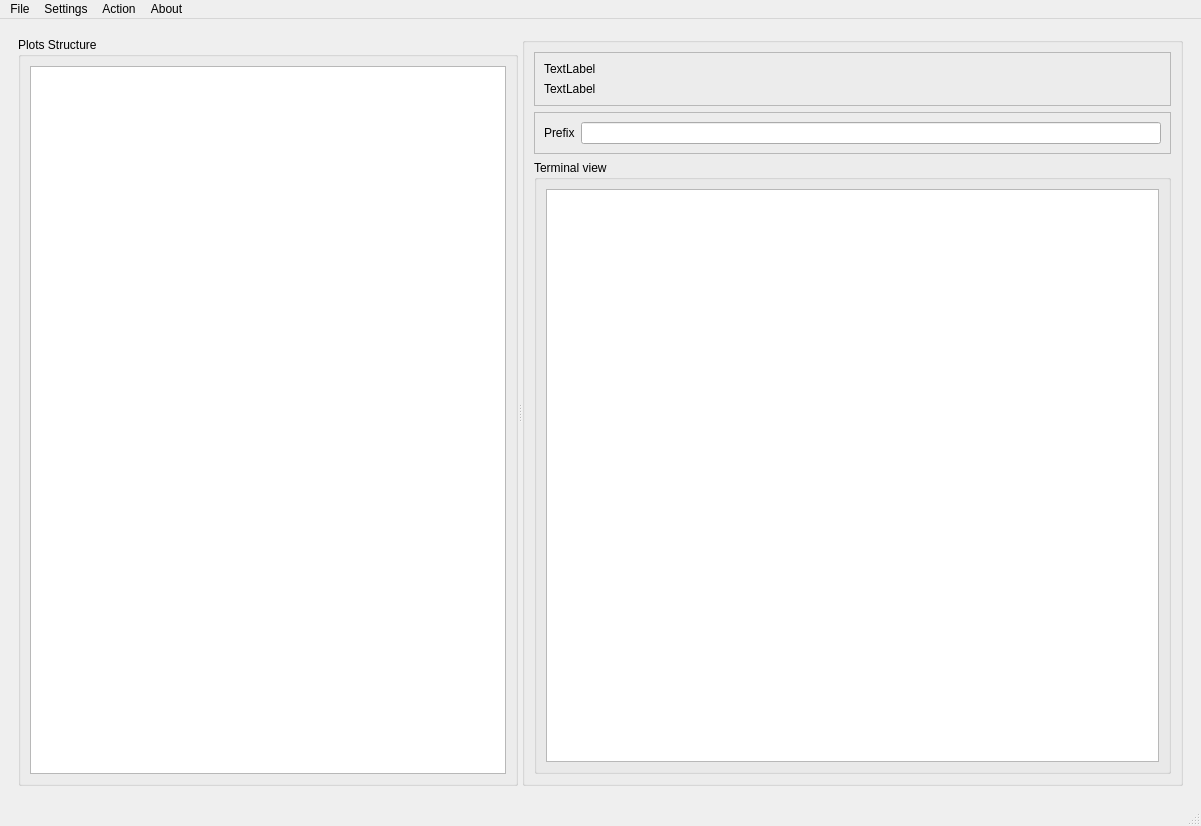
<?xml version="1.0" encoding="UTF-8"?>
<ui version="4.0">
 <class>MainWindow</class>
 <widget class="QMainWindow" name="MainWindow">
  <property name="geometry">
   <rect>
    <x>0</x>
    <y>0</y>
    <width>1201</width>
    <height>826</height>
   </rect>
  </property>
  <property name="windowTitle">
   <string>MainWindow</string>
  </property>
  <widget class="QWidget" name="centralwidget">
   <layout class="QHBoxLayout" name="horizontalLayout">
    <item>
     <widget class="QWidget" name="widget_2" native="true">
      <layout class="QHBoxLayout" name="horizontalLayout_3">
       <item>
        <widget class="QSplitter" name="splitter">
         <property name="orientation">
          <enum>Qt::Horizontal</enum>
         </property>
         <widget class="QGroupBox" name="groupBox_Plots">
          <property name="maximumSize">
           <size>
            <width>500</width>
            <height>16777215</height>
           </size>
          </property>
          <property name="title">
           <string>Plots Structure</string>
          </property>
          <layout class="QHBoxLayout" name="horizontalLayout_4">
           <item>
            <widget class="QTreeView" name="treeView"/>
           </item>
          </layout>
         </widget>
         <widget class="QWidget" name="widget" native="true">
          <layout class="QVBoxLayout" name="verticalLayout">
           <item>
            <widget class="QGroupBox" name="groupBox_2">
             <layout class="QVBoxLayout" name="verticalLayout_4">
              <item>
               <widget class="QFrame" name="frame_5">
                <property name="frameShape">
                 <enum>QFrame::StyledPanel</enum>
                </property>
                <property name="frameShadow">
                 <enum>QFrame::Raised</enum>
                </property>
                <layout class="QVBoxLayout" name="verticalLayout_2">
                 <item>
                  <widget class="QLabel" name="label_csv_File">
                   <property name="text">
                    <string>TextLabel</string>
                   </property>
                  </widget>
                 </item>
                 <item>
                  <widget class="QLabel" name="label_results_folder_path">
                   <property name="text">
                    <string>TextLabel</string>
                   </property>
                  </widget>
                 </item>
                </layout>
               </widget>
              </item>
              <item>
               <widget class="QFrame" name="frame_4">
                <property name="frameShape">
                 <enum>QFrame::StyledPanel</enum>
                </property>
                <property name="frameShadow">
                 <enum>QFrame::Raised</enum>
                </property>
                <layout class="QFormLayout" name="formLayout_3">
                 <item row="0" column="0">
                  <widget class="QLabel" name="label_Prefix">
                   <property name="text">
                    <string>Prefix</string>
                   </property>
                  </widget>
                 </item>
                 <item row="0" column="1">
                  <widget class="QLineEdit" name="lineEdit_Prefix">
                   <property name="maxLength">
                    <number>20</number>
                   </property>
                  </widget>
                 </item>
                </layout>
               </widget>
              </item>
              <item>
               <widget class="QGroupBox" name="groupBox_Info">
                <property name="minimumSize">
                 <size>
                  <width>0</width>
                  <height>200</height>
                 </size>
                </property>
                <property name="title">
                 <string>Terminal view</string>
                </property>
                <layout class="QVBoxLayout" name="verticalLayout_3">
                 <item>
                  <widget class="QTextEdit" name="textEdit"/>
                 </item>
                </layout>
               </widget>
              </item>
             </layout>
            </widget>
           </item>
          </layout>
         </widget>
        </widget>
       </item>
      </layout>
     </widget>
    </item>
   </layout>
  </widget>
  <widget class="QMenuBar" name="menubar">
   <property name="geometry">
    <rect>
     <x>0</x>
     <y>0</y>
     <width>1201</width>
     <height>25</height>
    </rect>
   </property>
   <widget class="QMenu" name="menuFile">
    <property name="title">
     <string>File</string>
    </property>
    <addaction name="actionOpen_CSV"/>
    <addaction name="separator"/>
    <addaction name="actionSave_Plots_Structure"/>
    <addaction name="actionLoad_Plots_Structure"/>
    <addaction name="separator"/>
   </widget>
   <widget class="QMenu" name="menuSettings">
    <property name="title">
     <string>Settings</string>
    </property>
    <addaction name="actionConfiguration"/>
    <addaction name="separator"/>
    <addaction name="actionSet_Results_Path_2"/>
    <addaction name="separator"/>
    <addaction name="actionAdditionals"/>
   </widget>
   <widget class="QMenu" name="menuaction">
    <property name="title">
     <string>Action</string>
    </property>
    <addaction name="actionPlot_Preview_Selected"/>
    <addaction name="actionPlot_Preview_Structure"/>
    <addaction name="separator"/>
    <addaction name="actionPlot_Structure_to_pdf"/>
    <addaction name="separator"/>
    <addaction name="actionPlot_Structure_to_files"/>
   </widget>
   <widget class="QMenu" name="menuAbout">
    <property name="title">
     <string>About</string>
    </property>
    <addaction name="actionAbout"/>
   </widget>
   <addaction name="menuFile"/>
   <addaction name="menuSettings"/>
   <addaction name="menuaction"/>
   <addaction name="menuAbout"/>
  </widget>
  <widget class="QStatusBar" name="statusbar"/>
  <action name="actionOpen_CSV">
   <property name="text">
    <string>Open CSV</string>
   </property>
  </action>
  <action name="actionConfiguration">
   <property name="text">
    <string>Configuration</string>
   </property>
  </action>
  <action name="actionSet_Results_Path">
   <property name="text">
    <string>Set Results Path</string>
   </property>
  </action>
  <action name="actionSet_Results_Path_2">
   <property name="text">
    <string>Set_Results_Path</string>
   </property>
   <property name="toolTip">
    <string>Set_Results_Path (Default: same csv file path)</string>
   </property>
  </action>
  <action name="actionMake_Plots">
   <property name="text">
    <string>Make Plots</string>
   </property>
  </action>
  <action name="actionSet_Orientation">
   <property name="text">
    <string>Set_Orientation</string>
   </property>
  </action>
  <action name="actionSave_Plots_Structure">
   <property name="text">
    <string>Save Plots Structure</string>
   </property>
  </action>
  <action name="actionLoad_Plots_Structure">
   <property name="text">
    <string>Load Plots Structure</string>
   </property>
  </action>
  <action name="actionPlot_Preview_Structure">
   <property name="text">
    <string>Plot Preview Structure</string>
   </property>
  </action>
  <action name="actionPlot_Preview_Selected">
   <property name="text">
    <string>Plot Preview Selected</string>
   </property>
  </action>
  <action name="actionPlot_Structure_to_pdf">
   <property name="text">
    <string>Plot Structure to pdf</string>
   </property>
  </action>
  <action name="actionAbout">
   <property name="text">
    <string>About</string>
   </property>
  </action>
  <action name="actionAdditionals">
   <property name="text">
    <string>Additionals</string>
   </property>
  </action>
  <action name="actionPlot_Structure_to_files">
   <property name="text">
    <string>Plot Structure to files</string>
   </property>
  </action>
 </widget>
 <resources/>
 <connections/>
</ui>
